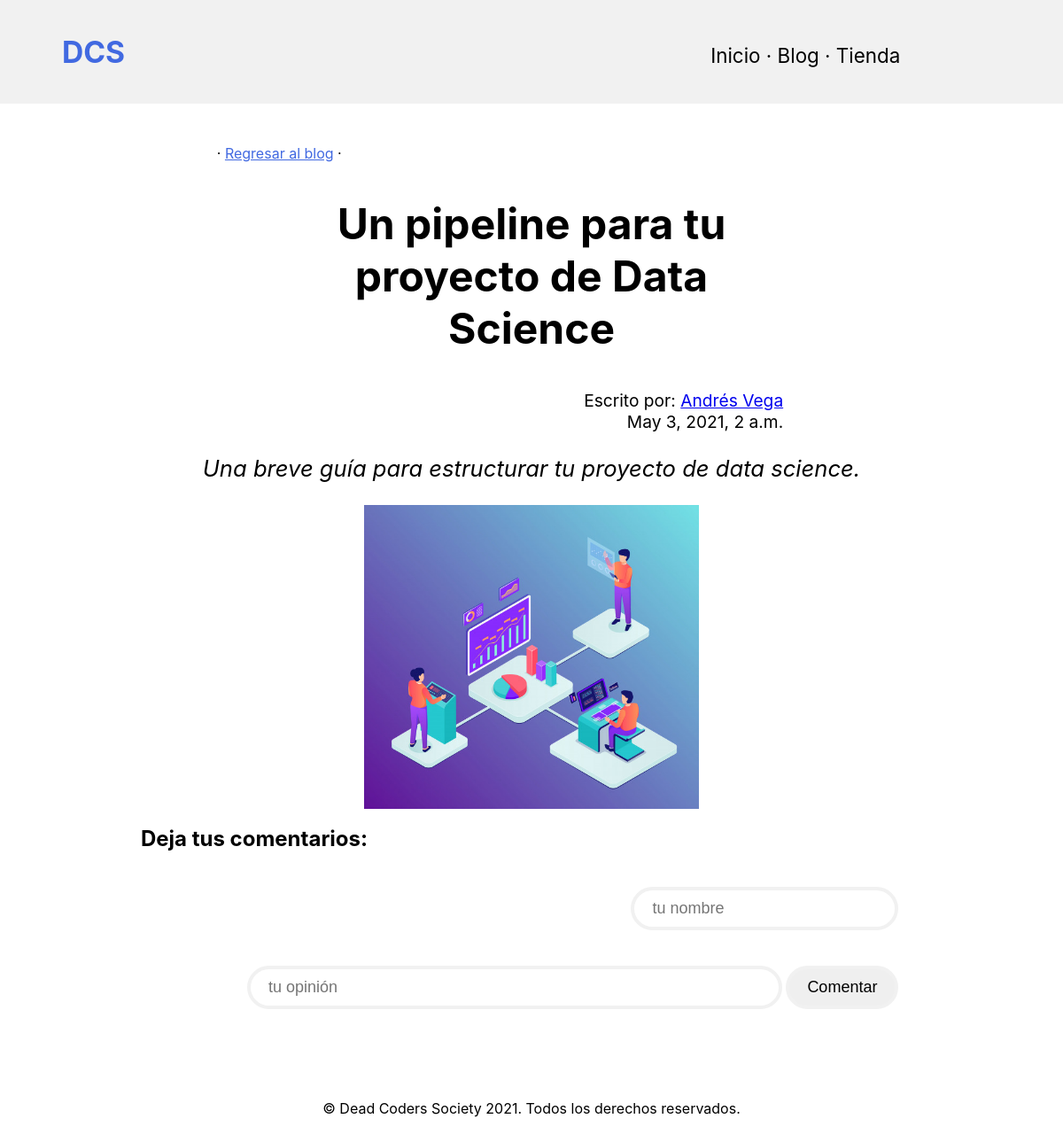
/blog/1, run on an earlier commit of the app's database.
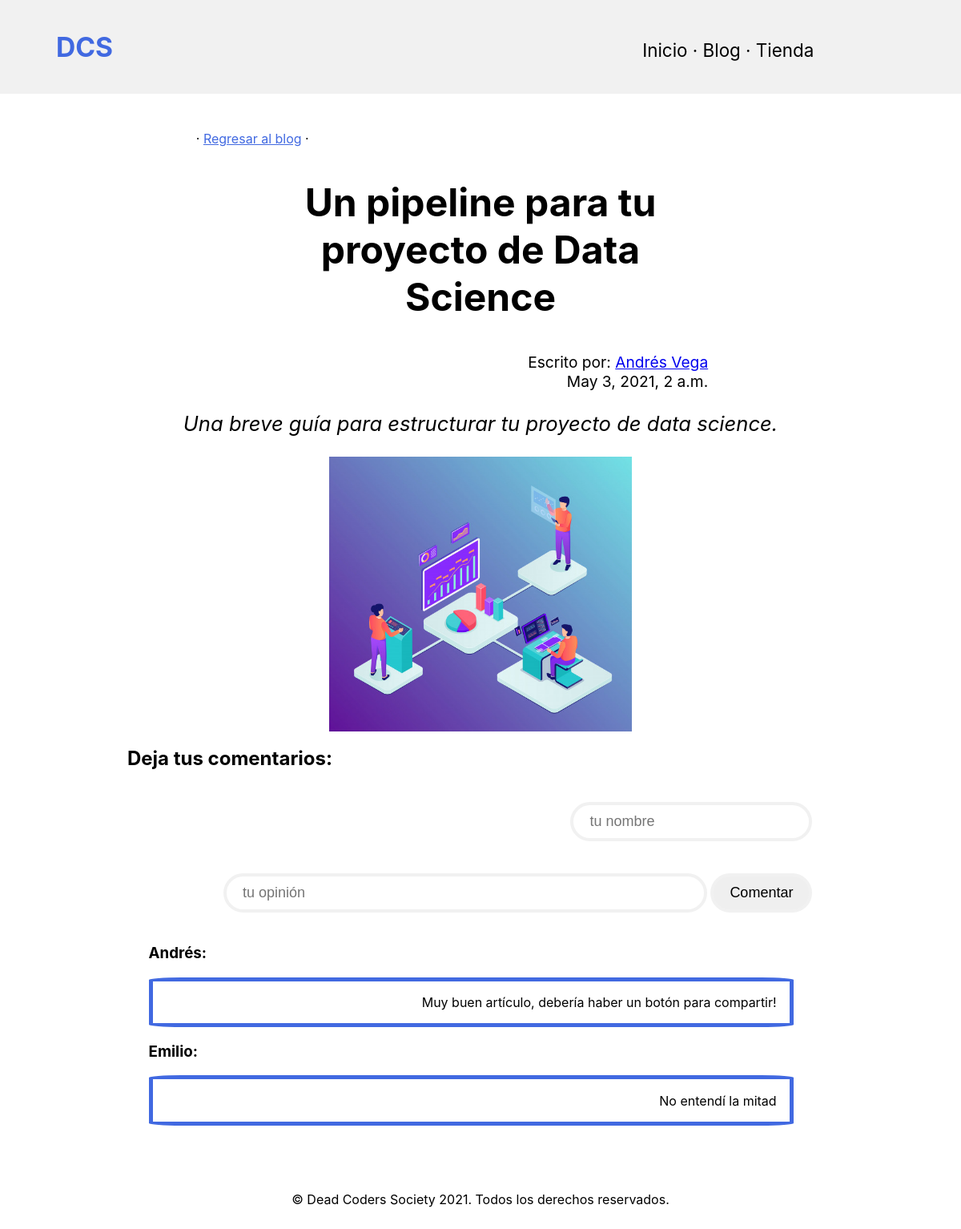
And on a later commit of the database.
### blog/models.py (models this page shows)
class Comment(models.Model):
    post = models.ForeignKey(Post, on_delete=models.CASCADE)
    nombre = models.CharField(max_length=50, blank = True)
    contenido = models.CharField(max_length=200, blank = True)

### blog/views.py (the view)
# urls.py: path('<int:entrada_id>', entrada, name='entrada'),
def entrada(request, entrada_id):
    if request.method == 'POST':
        comentario = Comment(post = Post.objects.get(id = entrada_id),
        nombre = request.POST['nombre'],
        contenido = request.POST['comentario'])
        comentario.save()
    entrada = Post.objects.get(id=entrada_id)
    autor = Author.objects.get(user = User.objects.get(id = entrada.autor.id))
    comment = Comment.objects.filter(post = Post.objects.get(id = entrada_id))
    return render(request, 'blog/entrada.html', {'entrada': entrada, 'autor': autor, 'comment':comment})

### blog/models.py (called while the page is built)
    def get_markdown(self):
        content = self.contenido
        return markdown(content)

### carrito/context_processor.py (called while the page is built)
def importe_total_carro(request):
    Carro(request)
    total = 0
    for key in request.session['carro'].keys():
        value = request.session['carro'][key]
        total = total + float(value['precio'])*float(value['cantidad'])
    return {'importe_total_carro': total}

def costo_total(request):
    total = importe_total_carro(request)['importe_total_carro'] + costo_de_envio(request)['costo_de_envio']
    return {'costo_total':total}

### blog/templates/blog/entrada.html (shortened to what this page needs)
{% extends "mysite/base.html" %}
{% load static %}
{% block content %}
<p style="text-align: left;padding-left:20%;padding-top:5%;"> · <a href="/blog" style="color: royalblue;">Regresar al blog</a> ·</p>
<section style="text-align: center;">
<div style="padding-left: 10%;
padding-right: 10%;">
<div>
<h1 style="padding-left: 20%;font-size: 3em;max-width: 60%;">{{entrada.titulo}}</h1>
<p style="font-size: 1.2em;text-align: right;
padding-left: 20%;
padding-right: 20%;">Escrito por: <a href="auth/{{autor.id}}">{{autor.nombre}}</a><br>{{entrada.creado}}</p>
<p style="font-size: 1.6em;"><i>{{entrada.resumen}}</i></p>
<img src="{{entrada.imagen.url}}" style="max-width: 40%;">
</div>
</section>
<section style="padding-right: 15%;text-align: right;">
    <h2 style="padding-left:15%;text-align: left;">
        Deja tus comentarios:
    </h2>
    <form stytle="padding-right:30%;text-align:right" action="" method="POST"> {% csrf_token %}
        <input style="width:30%;" type="text" name="nombre" placeholder="tu nombre" required><br>
        <input style="width:60%;" type="text" name="comentario" placeholder="tu opinión" required>
        <input type="submit" value="Comentar">
    </form>
</section>
<section style="padding-left: 15%;text-align: center;">
{% for com in comment %}
<div style="max-width: 80%;">
<h3  style="text-align: left;">{{com.nombre}}:</h3>
<p style="padding:2%;text-align: right;border-radius:5%;
border: 5px solid royalblue;">{{com.contenido}}</p>
</div>
{% endfor %}
</section>
{% endblock %}

What changed in the data, as far as the page shows it:
added Comment: nombre "Andrés", contenido "Muy buen artículo, debería haber un botón para compartir!"
added Comment: nombre "Emilio", contenido "No entendí la mitad"
